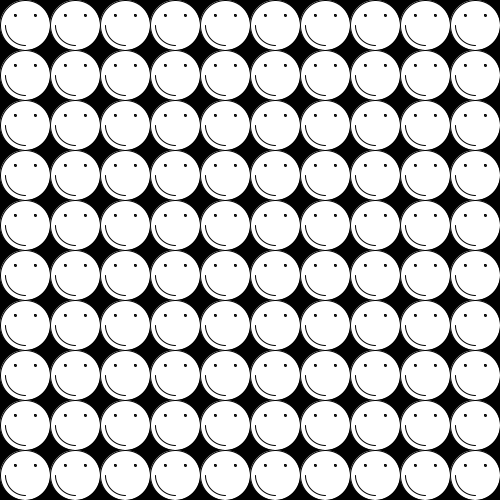
Frame 1 (no input)
Frame 60 (the mouse pressed at the canvas centre just before this capture): identical to frame 1, image omitted
Frame 120 (the mouse held since frame 60 and released just before this capture): identical to frame 1, image omitted

The Processing sketch that drew this single still picture (run headless with seeded random() and noise(); from frame 60 on, the mouse is pressed at the canvas centre):

// Processing sketch: Grid
// ── Grid.pde
void setup() {
  size(500, 500);
}

void draw() {
  background(0);
  for (int i=25; i<width; i+=50) {
    for (int j=25; j<height; j+=50) {
      face(i, j);
    }
  }
}

void face(int x, int y) {
  fill(255);
  ellipse(x, y, 50, 50);
  fill(0);
  ellipse(x-10, y-10, 2, 2);
  ellipse(x+10, y-10, 2, 2);
  noFill();
  arc(x, y, 40, 40, HALF_PI, PI);
}
